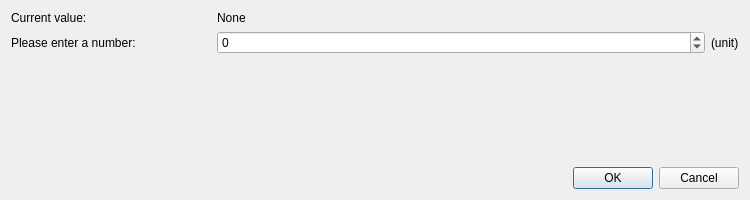
<?xml version="1.0" encoding="UTF-8"?>
<ui version="4.0">
 <class>IntSelect</class>
 <widget class="QWidget" name="IntSelect">
  <property name="geometry">
   <rect>
    <x>0</x>
    <y>0</y>
    <width>750</width>
    <height>200</height>
   </rect>
  </property>
  <property name="windowTitle">
   <string>Form</string>
  </property>
  <layout class="QVBoxLayout" name="verticalLayout">
   <item>
    <layout class="QGridLayout" name="gridLayout">
     <item row="0" column="0">
      <widget class="QLabel" name="staticLabel">
       <property name="sizePolicy">
        <sizepolicy hsizetype="Fixed" vsizetype="Preferred">
         <horstretch>0</horstretch>
         <verstretch>0</verstretch>
        </sizepolicy>
       </property>
       <property name="minimumSize">
        <size>
         <width>200</width>
         <height>0</height>
        </size>
       </property>
       <property name="text">
        <string>Current value:</string>
       </property>
      </widget>
     </item>
     <item row="0" column="1" colspan="2">
      <widget class="QLabel" name="valueLabel">
       <property name="sizePolicy">
        <sizepolicy hsizetype="Expanding" vsizetype="Preferred">
         <horstretch>0</horstretch>
         <verstretch>0</verstretch>
        </sizepolicy>
       </property>
       <property name="text">
        <string>None</string>
       </property>
      </widget>
     </item>
     <item row="1" column="0">
      <widget class="QLabel" name="questionLabel">
       <property name="sizePolicy">
        <sizepolicy hsizetype="Fixed" vsizetype="Preferred">
         <horstretch>0</horstretch>
         <verstretch>0</verstretch>
        </sizepolicy>
       </property>
       <property name="minimumSize">
        <size>
         <width>200</width>
         <height>0</height>
        </size>
       </property>
       <property name="text">
        <string>Please enter a number:</string>
       </property>
      </widget>
     </item>
     <item row="1" column="1">
      <widget class="QSpinBox" name="spinBox">
       <property name="sizePolicy">
        <sizepolicy hsizetype="Preferred" vsizetype="Fixed">
         <horstretch>0</horstretch>
         <verstretch>0</verstretch>
        </sizepolicy>
       </property>
       <property name="minimumSize">
        <size>
         <width>0</width>
         <height>0</height>
        </size>
       </property>
       <property name="keyboardTracking">
        <bool>false</bool>
       </property>
       <property name="minimum">
        <number>-999999999</number>
       </property>
       <property name="maximum">
        <number>999999999</number>
       </property>
      </widget>
     </item>
     <item row="1" column="2">
      <widget class="QLabel" name="unitsLabel">
       <property name="sizePolicy">
        <sizepolicy hsizetype="Fixed" vsizetype="Preferred">
         <horstretch>0</horstretch>
         <verstretch>0</verstretch>
        </sizepolicy>
       </property>
       <property name="text">
        <string>(unit)</string>
       </property>
      </widget>
     </item>
    </layout>
   </item>
   <item>
    <spacer name="verticalSpacer">
     <property name="orientation">
      <enum>Qt::Vertical</enum>
     </property>
     <property name="sizeHint" stdset="0">
      <size>
       <width>20</width>
       <height>86</height>
      </size>
     </property>
    </spacer>
   </item>
   <item>
    <widget class="QDialogButtonBox" name="buttonBox">
     <property name="standardButtons">
      <set>QDialogButtonBox::Cancel|QDialogButtonBox::Ok</set>
     </property>
     <property name="centerButtons">
      <bool>false</bool>
     </property>
    </widget>
   </item>
  </layout>
 </widget>
 <resources/>
 <connections/>
</ui>
